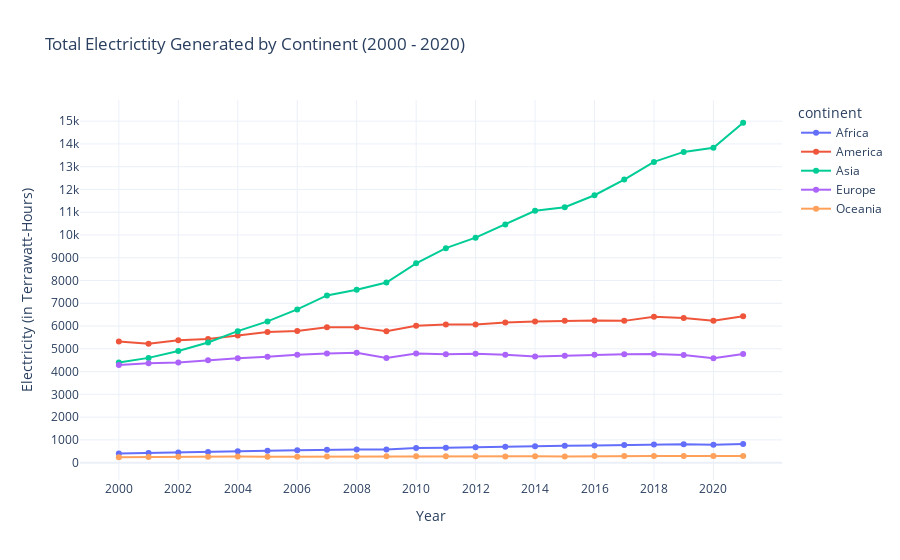

Notebook cell for this chart:
### Markdown cell above
## Analysis and Visualization

### Code cell
continent_plot = px.line(continent_plot,
                         x='year',
                         y='total_electricity_generation',
                         color='continent',
                         title='Total Electrictity Generated by Continent (2000 - 2020)',
                         labels={'year': 'Year', 'total_electricity_generation': 'Electricity (in Terrawatt-Hours)'},
                         markers=True)

continent_plot.update_xaxes(tickmode='array', tickvals=list(range(2000, 2022, 2)))
continent_plot.update_yaxes(tickmode='array', tickvals=list(range(0, 15001, 1000)))

continent_plot.update_layout(template='plotly_white')

continent_plot.show()

### Figure 1 — Plotly figure (JSON) as saved in the notebook; plotly's stock layout.template omitted (floating-point values rounded to 4 significant figures)
{"data": [{"hovertemplate": "continent=Africa<br>Year=%{x}<br>Electricity (in Terrawatt-Hours)=%{y}<extra></extra>", "legendgroup": "Africa", "line": {"color": "#636efa", "dash": "solid"}, "marker": {"symbol": "circle"}, "mode": "lines+markers", "name": "Africa", "orientation": "v", "showlegend": true, "type": "scatter", "x": [2000, 2001, 2002, 2003, 2004, 2005, 2006, 2007, 2008, 2009, 2010, 2011, 2012, 2013, 2014, 2015, 2016, 2017, 2018, 2019, 2020, 2021], "xaxis": "x", "y": [407.1, 423.7, 448.1, 471.2, 499.7, 519.4, 541.4, 566.4, 575.8, 577.9, 645.4, 651.7, 679.1, 695.1, 719.8, 741.4, 748.3, 776.8, 792.1, 803.4, 782.0, 814.3], "yaxis": "y"}, {"hovertemplate": "continent=America<br>Year=%{x}<br>Electricity (in Terrawatt-Hours)=%{y}<extra></extra>", "legendgroup": "America", "line": {"color": "#EF553B", "dash": "solid"}, "marker": {"symbol": "circle"}, "mode": "lines+markers", "name": "America", "orientation": "v", "showlegend": true, "type": "scatter", "x": [2000, 2001, 2002, 2003, 2004, 2005, 2006, 2007, 2008, 2009, 2010, 2011, 2012, 2013, 2014, 2015, 2016, 2017, 2018, 2019, 2020, 2021], "xaxis": "x", "y": [5324.0, 5225.0, 5378.0, 5428.0, 5583.0, 5734.0, 5784.0, 5951.0, 5952.0, 5771.0, 6008.0, 6069.0, 6071.0, 6156.0, 6196.0, 6228.0, 6246.0, 6227.0, 6411.0, 6348.0, 6238.0, 6433.0], "yaxis": "y"}, {"hovertemplate": "continent=Asia<br>Year=%{x}<br>Electricity (in Terrawatt-Hours)=%{y}<extra></extra>", "legendgroup": "Asia", "line": {"color": "#00cc96", "dash": "solid"}, "marker": {"symbol": "circle"}, "mode": "lines+markers", "name": "Asia", "orientation": "v", "showlegend": true, "type": "scatter", "x": [2000, 2001, 2002, 2003, 2004, 2005, 2006, 2007, 2008, 2009, 2010, 2011, 2012, 2013, 2014, 2015, 2016, 2017, 2018, 2019, 2020, 2021], "xaxis": "x", "y": [4398.0, 4602.0, 4908.0, 5279.0, 5776.0, 6203.0, 6731.0, 7344.0, 7593.0, 7910.0, 8753.0, 9422.0, 9883.0, 10460.0, 11060.0, 11220.0, 11750.0, 12440.0, 13210.0, 13650.0, 13830.0, 14930.0], "yaxis": "y"}, {"hovertemplate": "continent=Europe<br>Year=%{x}<br>Electricity (in Terrawatt-Hours)=%{y}<extra></extra>", "legendgroup": "Europe", "line": {"color": "#ab63fa", "dash": "solid"}, "marker": {"symbol": "circle"}, "mode": "lines+markers", "name": "Europe", "orientation": "v", "showlegend": true, "type": "scatter", "x": [2000, 2001, 2002, 2003, 2004, 2005, 2006, 2007, 2008, 2009, 2010, 2011, 2012, 2013, 2014, 2015, 2016, 2017, 2018, 2019, 2020, 2021], "xaxis": "x", "y": [4289.0, 4367.0, 4397.0, 4496.0, 4587.0, 4647.0, 4736.0, 4790.0, 4831.0, 4593.0, 4793.0, 4756.0, 4789.0, 4743.0, 4659.0, 4691.0, 4740, 4759.0, 4768.0, 4724.0, 4585.0, 4776.0], "yaxis": "y"}, {"hovertemplate": "continent=Oceania<br>Year=%{x}<br>Electricity (in Terrawatt-Hours)=%{y}<extra></extra>", "legendgroup": "Oceania", "line": {"color": "#FFA15A", "dash": "solid"}, "marker": {"symbol": "circle"}, "mode": "lines+markers", "name": "Oceania", "orientation": "v", "showlegend": true, "type": "scatter", "x": [2000, 2001, 2002, 2003, 2004, 2005, 2006, 2007, 2008, 2009, 2010, 2011, 2012, 2013, 2014, 2015, 2016, 2017, 2018, 2019, 2020, 2021], "xaxis": "x", "y": [237.2, 250.9, 255.0, 254.1, 265.6, 258.2, 263.1, 273.0, 273.1, 278, 278.3, 285.3, 277.6, 273.5, 285.4, 275.4, 290.2, 294.6, 295.2, 295.1, 295.5, 292.0], "yaxis": "y"}], "layout": {"legend": {"title": {"text": "continent"}, "tracegroupgap": 0}, "title": {"text": "Total Electrictity Generated by Continent (2000 - 2020)"}, "xaxis": {"anchor": "y", "domain": [0, 1], "tickmode": "array", "tickvals": [2000, 2002, 2004, 2006, 2008, 2010, 2012, 2014, 2016, 2018, 2020], "title": {"text": "Year"}}, "yaxis": {"anchor": "x", "domain": [0, 1], "tickmode": "array", "tickvals": [0, 1000, 2000, 3000, 4000, 5000, 6000, 7000, 8000, 9000, 10000, 11000, 12000, 13000, 14000, 15000], "title": {"text": "Electricity (in Terrawatt-Hours)"}}}}
